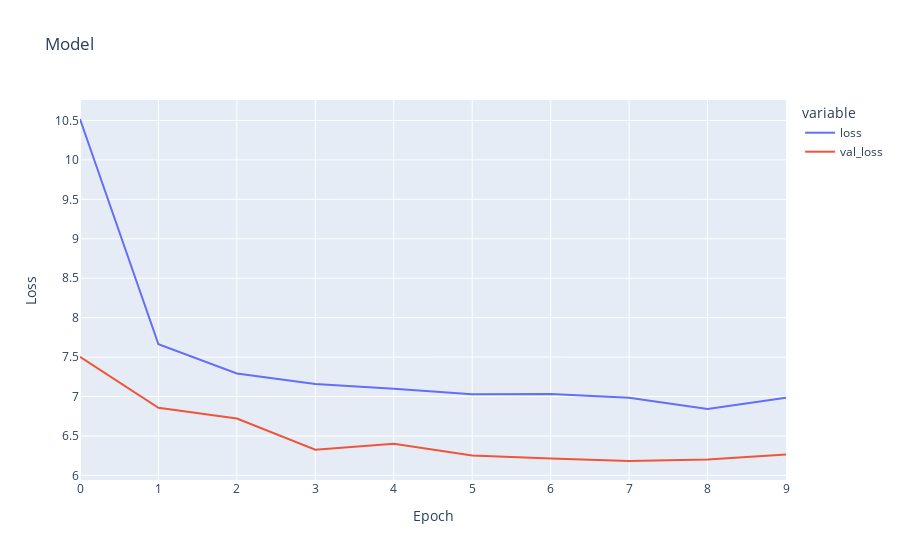

Notebook code for this chart:
### Code cell
show_plotly(history)

### Figure 1 — Plotly figure (JSON) as saved in the notebook; plotly's stock layout.template omitted (floating-point values rounded to 4 significant figures)
{"data": [{"hovertemplate": "variable=loss<br>Epoch=%{x}<br>Loss=%{y}<extra></extra>", "legendgroup": "loss", "line": {"color": "#636efa", "dash": "solid"}, "marker": {"symbol": "circle"}, "mode": "lines", "name": "loss", "orientation": "v", "showlegend": true, "type": "scatter", "x": [0, 1, 2, 3, 4, 5, 6, 7, 8, 9], "xaxis": "x", "y": [10.52, 7.663, 7.292, 7.157, 7.099, 7.027, 7.033, 6.984, 6.841, 6.984], "yaxis": "y"}, {"hovertemplate": "variable=val_loss<br>Epoch=%{x}<br>Loss=%{y}<extra></extra>", "legendgroup": "val_loss", "line": {"color": "#EF553B", "dash": "solid"}, "marker": {"symbol": "circle"}, "mode": "lines", "name": "val_loss", "orientation": "v", "showlegend": true, "type": "scatter", "x": [0, 1, 2, 3, 4, 5, 6, 7, 8, 9], "xaxis": "x", "y": [7.503, 6.857, 6.721, 6.326, 6.4, 6.251, 6.214, 6.182, 6.202, 6.265], "yaxis": "y"}], "layout": {"legend": {"title": {"text": "variable"}, "tracegroupgap": 0}, "title": {"text": "Model"}, "xaxis": {"anchor": "y", "domain": [0, 1], "title": {"text": "Epoch"}}, "yaxis": {"anchor": "x", "domain": [0, 1], "title": {"text": "Loss"}}}}
